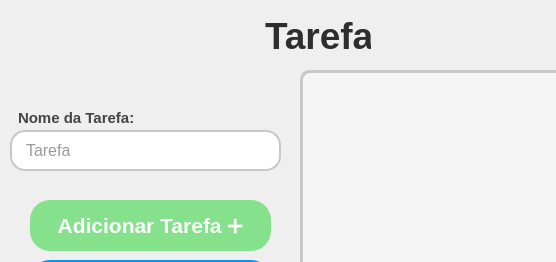
               <widget class="QWidget" name="pgTarefas">
                <layout class="QVBoxLayout" name="verticalLayout_4">
                 <property name="spacing">
                  <number>0</number>
                 </property>
                 <property name="leftMargin">
                  <number>0</number>
                 </property>
                 <property name="topMargin">
                  <number>0</number>
                 </property>
                 <property name="rightMargin">
                  <number>0</number>
                 </property>
                 <property name="bottomMargin">
                  <number>0</number>
                 </property>
                 <item>
                  <widget class="QWidget" name="widget" native="true">
                   <layout class="QVBoxLayout" name="verticalLayout_9">
                    <property name="spacing">
                     <number>0</number>
                    </property>
                    <property name="leftMargin">
                     <number>0</number>
                    </property>
                    <property name="topMargin">
                     <number>0</number>
                    </property>
                    <property name="rightMargin">
                     <number>0</number>
                    </property>
                    <property name="bottomMargin">
                     <number>0</number>
                    </property>
                    <item>
                     <widget class="QWidget" name="widget_2" native="true">
                      <property name="minimumSize">
                       <size>
                        <width>0</width>
                        <height>70</height>
                       </size>
                      </property>
                      <property name="maximumSize">
                       <size>
                        <width>16777215</width>
                        <height>70</height>
                       </size>
                      </property>
                      <layout class="QHBoxLayout" name="horizontalLayout_3">
                       <property name="spacing">
                        <number>0</number>
                       </property>
                       <property name="leftMargin">
                        <number>0</number>
                       </property>
                       <property name="topMargin">
                        <number>0</number>
                       </property>
                       <property name="rightMargin">
                        <number>0</number>
                       </property>
                       <property name="bottomMargin">
                        <number>0</number>
                       </property>
                       <item>
                        <widget class="QWidget" name="widget_4" native="true"/>
                       </item>
                       <item>
                        <widget class="QWidget" name="widget_5" native="true">
                         <widget class="QLabel" name="label">
                          <property name="geometry">
                           <rect>
                            <x>80</x>
                            <y>20</y>
                            <width>151</width>
                            <height>31</height>
                           </rect>
                          </property>
                          <property name="styleSheet">
                           <string notr="true">QLabel {
    color: #2e2e2e;
    font-family: &quot;Segoe UI&quot;;
    font-size: 28pt;
    font-weight: bold;
    qproperty-alignment: AlignCenter;

}
</string>
                          </property>
                          <property name="text">
                           <string>Tarefas</string>
                          </property>
                         </widget>
                        </widget>
                       </item>
                       <item>
                        <widget class="QWidget" name="widget_6" native="true"/>
                       </item>
                      </layout>
                     </widget>
                    </item>
                    <item>
                     <widget class="QWidget" name="widget_3" native="true">
                      <layout class="QHBoxLayout" name="horizontalLayout_4">
                       <property name="spacing">
                        <number>0</number>
                       </property>
                       <property name="leftMargin">
                        <number>0</number>
                       </property>
                       <property name="topMargin">
                        <number>0</number>
                       </property>
                       <property name="rightMargin">
                        <number>0</number>
                       </property>
                       <property name="bottomMargin">
                        <number>0</number>
                       </property>
                       <item>
                        <widget class="QWidget" name="widget_7" native="true">
                         <property name="minimumSize">
                          <size>
                           <width>300</width>
                           <height>0</height>
                          </size>
                         </property>
                         <property name="maximumSize">
                          <size>
                           <width>500</width>
                           <height>16777215</height>
                          </size>
                         </property>
                         <widget class="QLabel" name="label_6">
                          <property name="geometry">
                           <rect>
                            <x>10</x>
                            <y>40</y>
                            <width>151</width>
                            <height>16</height>
                           </rect>
                          </property>
                          <property name="styleSheet">
                           <string notr="true">QLabel {
    color: #444;
    font-family: &quot;Segoe UI&quot;;
    font-size: 11pt;
    font-weight: 500;
    padding-left: 4px;
}
</string>
                          </property>
                          <property name="text">
                           <string>Nome da Tarefa:</string>
                          </property>
                         </widget>
                         <widget class="QLineEdit" name="txtTask">
                          <property name="geometry">
                           <rect>
                            <x>10</x>
                            <y>60</y>
                            <width>271</width>
                            <height>41</height>
                           </rect>
                          </property>
                          <property name="styleSheet">
                           <string notr="true">QLineEdit {
    background-color: white;
    border: 2px solid rgb(200, 200, 200);
    border-radius: 15px;
    padding: 6px 12px;
    font-family: &quot;Segoe UI&quot;;
    font-size: 12pt;
    color: #333;
}

QLineEdit:focus {
    border: 2px solid rgb(134, 225, 140);
    background-color: rgb(250, 250, 250);
}
</string>
                          </property>
                          <property name="text">
                           <string/>
                          </property>
                          <property name="placeholderText">
                           <string>Tarefa</string>
                          </property>
                         </widget>
                         <widget class="QPushButton" name="btnAddTask">
                          <property name="geometry">
                           <rect>
                            <x>30</x>
                            <y>130</y>
                            <width>241</width>
                            <height>51</height>
                           </rect>
                          </property>
                          <property name="cursor">
                           <cursorShape>PointingHandCursor</cursorShape>
                          </property>
                          <property name="styleSheet">
                           <string notr="true">QPushButton {
    background-color: rgb(134, 225, 140);
    color: white;
    font-family: &quot;Segoe UI&quot;;
    font-size: 16pt;
    font-weight: bold;
    border-radius: 20px;
    padding: 8px 16px;
    border: none;
}

QPushButton:hover {
    background-color: rgb(111, 212, 104);
}
</string>
                          </property>
                          <property name="text">
                           <string>Adicionar Tarefa ➕</string>
                          </property>
                         </widget>
                         <widget class="QPushButton" name="btnDeleteTask">
                          <property name="geometry">
                           <rect>
                            <x>30</x>
                            <y>250</y>
                            <width>241</width>
                            <height>51</height>
                           </rect>
                          </property>
                          <property name="cursor">
                           <cursorShape>PointingHandCursor</cursorShape>
                          </property>
                          <property name="styleSheet">
                           <string notr="true">QPushButton {
    background-color: rgb(255, 89, 89);
    color: white;
    font-family: &quot;Segoe UI&quot;;
    font-size: 16pt;
    font-weight: bold;
    border-radius: 20px;
    padding: 8px 16px;
    border: none;
}

QPushButton:hover {
    background-color:rgb(225, 67, 67);
}
</string>
                          </property>
                          <property name="text">
                           <string>Remover Tarefa  🗑️</string>
                          </property>
                         </widget>
                         <widget class="QPushButton" name="btnCleanTaskList">
                          <property name="geometry">
                           <rect>
                            <x>60</x>
                            <y>310</y>
                            <width>171</width>
                            <height>41</height>
                           </rect>
                          </property>
                          <property name="styleSheet">
                           <string notr="true">QPushButton {
    background-color: rgb(199, 199, 199);
    color: white;
    font-family: &quot;Segoe UI&quot;;
    font-size: 10pt;
    font-weight: bold;
    border-radius: 20px;
    padding: 6px 14px;
    border: none;
}

QPushButton:hover {
    background-color: rgb(160, 160, 160);
}

QPushButton:pressed {
    background-color: rgb(130, 130, 130);
}
</string>
                          </property>
                          <property name="text">
                           <string>Limpar Lista de Tarefas</string>
                          </property>
                         </widget>
                         <widget class="QPushButton" name="btnEditTask">
                          <property name="geometry">
                           <rect>
                            <x>30</x>
                            <y>190</y>
                            <width>241</width>
                            <height>51</height>
                           </rect>
                          </property>
                          <property name="cursor">
                           <cursorShape>PointingHandCursor</cursorShape>
                          </property>
                          <property name="styleSheet">
                           <string notr="true">QPushButton {
    background-color: rgb(0, 150, 255);
    color: white;
    font-family: &quot;Segoe UI&quot;;
    font-size: 16pt;
    font-weight: bold;
    border-radius: 20px;
    padding: 8px 16px;
    border: none;
}

QPushButton:hover {
    background-color: rgb(0, 0, 255);
}
</string>
                          </property>
                          <property name="text">
                           <string>Editar Tarefa        ✎ </string>
                          </property>
                         </widget>
                         <widget class="QPushButton" name="icon">
                          <property name="geometry">
                           <rect>
                            <x>20</x>
                            <y>410</y>
                            <width>41</width>
                            <height>41</height>
                           </rect>
                          </property>
                          <property name="styleSheet">
                           <string notr="true">QPushButton {
    
	border-image: url(:/img/img/pdf.png);
    color: white;
    font-family: &quot;Segoe UI&quot;;
    font-size: 10pt;
    font-weight: bold;
    border-radius: 8px;
    padding: 8px 16px;
    border: none;
}


</string>
                          </property>
                          <property name="text">
                           <string>.</string>
                          </property>
                         </widget>
                         <widget class="QLabel" name="label_8">
                          <property name="geometry">
                           <rect>
                            <x>70</x>
                            <y>415</y>
                            <width>111</width>
                            <height>31</height>
                           </rect>
                          </property>
                          <property name="styleSheet">
                           <string notr="true">font: 12pt &quot;Helvetica&quot;;
background: transparent;</string>
                          </property>
                          <property name="text">
                           <string>Gerar Relatorio</string>
                          </property>
                         </widget>
                         <widget class="QPushButton" name="btnPDF">
                          <property name="geometry">
                           <rect>
                            <x>20</x>
                            <y>402</y>
                            <width>171</width>
                            <height>51</height>
                           </rect>
                          </property>
                          <property name="cursor">
                           <cursorShape>PointingHandCursor</cursorShape>
                          </property>
                          <property name="styleSheet">
                           <string notr="true">background:transparent;</string>
                          </property>
                          <property name="text">
                           <string/>
                          </property>
                         </widget>
                        </widget>
                       </item>
                       <item>
                        <widget class="QWidget" name="widget_8" native="true">
                         <layout class="QVBoxLayout" name="verticalLayout_10">
                          <property name="spacing">
                           <number>0</number>
                          </property>
                          <property name="leftMargin">
                           <number>0</number>
                          </property>
                          <property name="topMargin">
                           <number>0</number>
                          </property>
                          <property name="rightMargin">
                           <number>0</number>
                          </property>
                          <property name="bottomMargin">
                           <number>0</number>
                          </property>
                          <item>
                           <widget class="QListWidget" name="taskList">
                            <property name="cursor" stdset="0">
                             <cursorShape>ArrowCursor</cursorShape>
                            </property>
                            <property name="styleSheet">
                             <string notr="true">QListWidget {
    border: none;
    border-left: 3px solid rgb(200, 200, 200);
    border-top: 3px solid rgb(200, 200, 200);
    background-color: rgb(245, 245, 245);
    padding: 5px;
    border-top-left-radius: 10px;
}

QListWidget::item {
    border: 1px solid rgb(220, 220, 220);
    border-radius: 5px;
    padding: 8px;
    margin: 4px 0;
    background-color: white;
    color: #333;
}

QListWidget::item:hover {
    background-color: rgb(235, 235, 235);
    border: 1px solid rgb(180, 180, 180);
}

QListWidget::item:selected {
    background-color: rgb(200, 220, 255);
    border: 1px solid rgb(100, 150, 200);
    color: black;
}
</string>
                            </property>
                            <property name="tabKeyNavigation">
                             <bool>false</bool>
                            </property>
                            <property name="selectionBehavior">
                             <enum>QAbstractItemView::SelectItems</enum>
                            </property>
                            <property name="verticalScrollMode">
                             <enum>QAbstractItemView::ScrollPerItem</enum>
                            </property>
                            <property name="movement">
                             <enum>QListView::Static</enum>
                            </property>
                            <property name="flow">
                             <enum>QListView::TopToBottom</enum>
                            </property>
                            <property name="layoutMode">
                             <enum>QListView::SinglePass</enum>
                            </property>
                            <property name="spacing">
                             <number>5</number>
                            </property>
                            <property name="viewMode">
                             <enum>QListView::ListMode</enum>
                            </property>
                            <property name="modelColumn">
                             <number>0</number>
                            </property>
                            <property name="sortingEnabled">
                             <bool>false</bool>
                            </property>
                           </widget>
                          </item>
                         </layout>
                        </widget>
                       </item>
                      </layout>
                     </widget>
                    </item>
                   </layout>
                  </widget>
                 </item>
                </layout>
               </widget>
